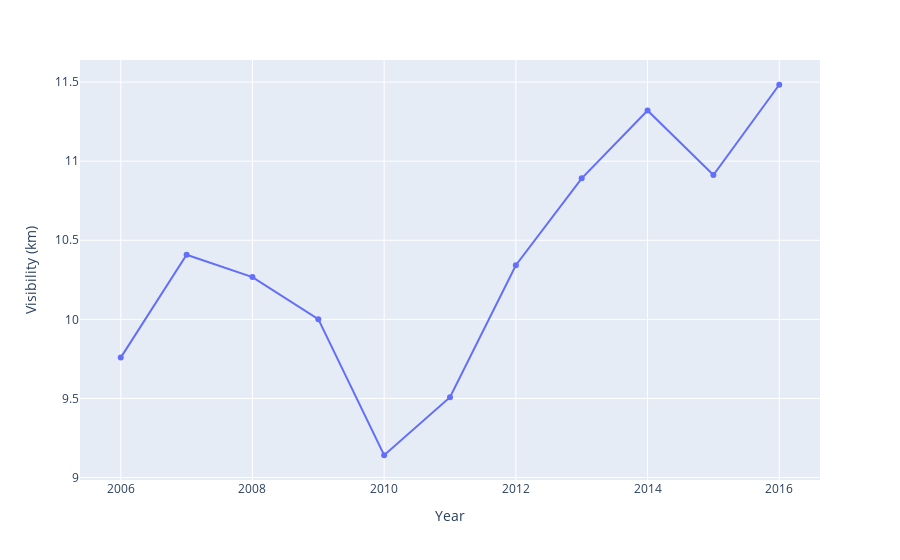

Notebook code for this chart:
### Code cell
figure.show()

### Figure 1 — Plotly figure (JSON) as saved in the notebook; plotly's stock layout.template omitted (floating-point values rounded to 4 significant figures)
{"data": [{"hovertemplate": "Year=%{x}<br>Visibility (km)=%{y}<extra></extra>", "legendgroup": "", "line": {"color": "#636efa", "dash": "solid"}, "marker": {"symbol": "circle"}, "mode": "markers+lines", "name": "", "orientation": "v", "showlegend": false, "type": "scatter", "x": [2006, 2007, 2008, 2009, 2010, 2011, 2012, 2013, 2014, 2015, 2016], "xaxis": "x", "y": [9.758, 10.41, 10.27, 10.0, 9.141, 9.508, 10.34, 10.89, 11.32, 10.91, 11.48], "yaxis": "y"}], "layout": {"legend": {"tracegroupgap": 0}, "margin": {"t": 60}, "xaxis": {"anchor": "y", "domain": [0, 1], "title": {"text": "Year"}}, "yaxis": {"anchor": "x", "domain": [0, 1], "title": {"text": "Visibility (km)"}}}}
